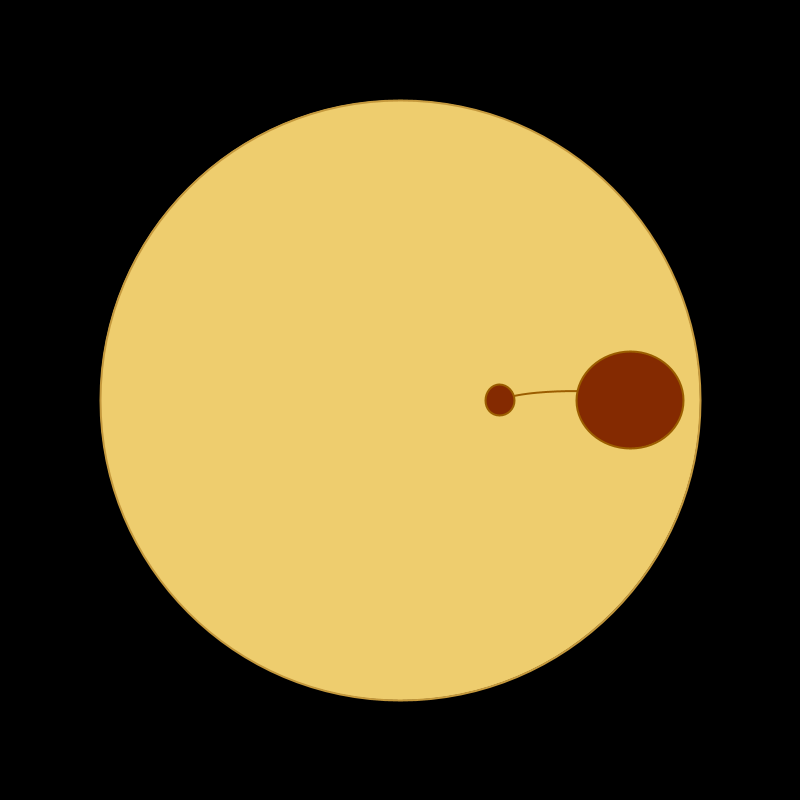
Frame 1 (no input)
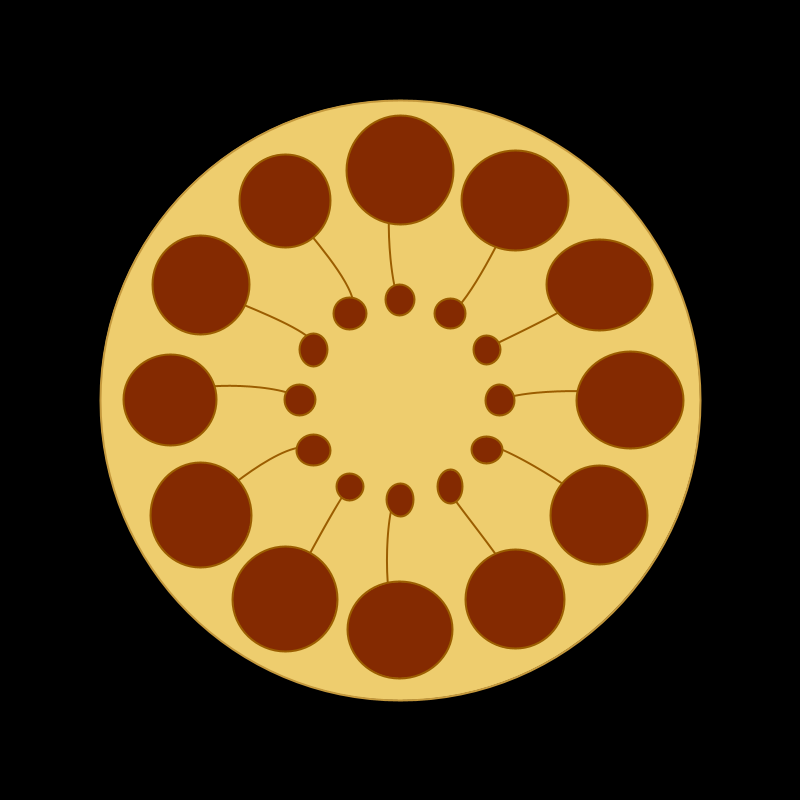
Frame 60 (the mouse pressed at the canvas centre just before this capture)
Frame 120 (the mouse held since frame 60 and released just before this capture): identical to frame 60, image omitted

The Processing sketch that drew these frames (run headless with seeded random() and noise(); from frame 60 on, the mouse is pressed at the canvas centre):

// Processing sketch: s021_haeckel_02
// ── s021_haeckel_02.pde
// Based on Kunstformen der Natur
// https://en.wikipedia.org/wiki/Kunstformen_der_Natur#/media/File:Haeckel_Ascidiae.jpg

// Draw a simple radial shape with bezier curves
// connecting circles.

float angleInDegrees = 0;
float centerX;
float centerY;

void setup() {
  size(800, 800);
  background(0);

  centerX = width / 2;
  centerY = height / 2;

  // draw background circle
  strokeWeight(2);
  stroke(#C5993D);
  fill(#EECD6E);
  ellipse(centerX, centerY, 600, 600);
}

void draw() {
  if (angleInDegrees < 360) {
    // All trigonometric functions in Processing
    // work with radians instead of degrees.
    // That means that they expect values
    // between 0 and TWO_PI. If you prefer to use
    // degrees, you can use the radians() function
    // to convert degrees into radians.
    float angleInRadians = radians(angleInDegrees);

    // find a point that is 200 pixels away from the center,
    // in the direction specifiend by angleInDegrees
    float x = centerX + 230 * cos(angleInRadians);
    float y = centerY + 230 * sin(angleInRadians);

    // find a point that is 100 pixels away from the center,
    // in the direction specifiend by angleInDegrees
    float xx = centerX + 100 * cos(angleInRadians);
    float yy = centerY + 100 * sin(angleInRadians);

    stroke(#9B5D00);
    noFill();
    // draw a curve connecting the two points
    // the two control points are somewhere 
    // near the start and end points.
    bezier(x, y, 
      x+random(-25, 25), y+random(-25, 25), 
      xx+random(-25, 25), yy+random(-25, 25), 
      xx, yy);

    fill(#842A01);
    // draw an ellipse on each point
    // (almost a circle, but not quite)
    ellipse(x, y, random(90, 110), random(90, 110));
    ellipse(xx, yy, random(25, 35), random(25, 35));

    // By rotating 30 degrees we get 12 items
    // before reaching 360.
    // (like the 12 hours on an analog clock)
    angleInDegrees = angleInDegrees + 30;
  }
}
void keyPressed() {
  if(key == 's') {
    save(System.currentTimeMillis() + ".png");
  }
}
